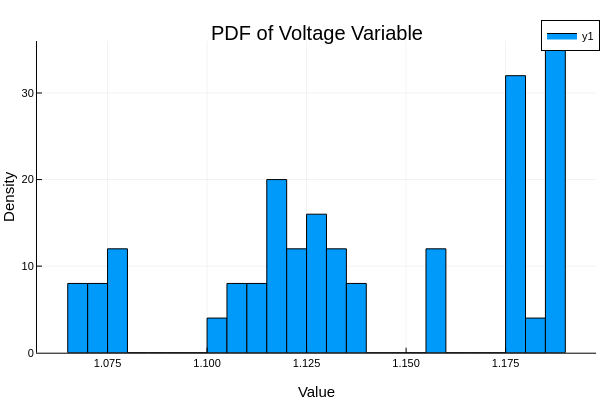

The cell this chart's notebook holds for it:
### Code cell
histogram(v_tot; bins=50, normalize=:pdf, title="PDF of Voltage Variable", xlabel="Value", ylabel="Density")

### Figure 1 — Plotly figure (JSON) as saved in the notebook; plotly's stock layout.template omitted (floating-point values rounded to 4 significant figures)
{"data": [{"fill": "tozeroy", "fillcolor": "rgba(0, 154, 250, 1.000)", "legendgroup": "y1", "line": {"color": "rgba(0, 0, 0, 1.000)", "dash": "solid", "width": 1}, "mode": "lines", "name": "y1", "showlegend": true, "type": "scatter", "x": [1.065, 1.065, 1.07, 1.07, 1.065, 1.065], "xaxis": "x1", "y": [8, 0, 0, 8, 8, 8], "yaxis": "y1"}, {"fill": "tozeroy", "fillcolor": "rgba(0, 154, 250, 1.000)", "legendgroup": "y1", "line": {"color": "rgba(0, 0, 0, 1.000)", "dash": "solid", "width": 1}, "mode": "lines", "name": "y1", "showlegend": false, "type": "scatter", "x": [1.07, 1.07, 1.075, 1.075, 1.07, 1.07], "xaxis": "x1", "y": [8, 0, 0, 8, 8, 8], "yaxis": "y1"}, {"fill": "tozeroy", "fillcolor": "rgba(0, 154, 250, 1.000)", "legendgroup": "y1", "line": {"color": "rgba(0, 0, 0, 1.000)", "dash": "solid", "width": 1}, "mode": "lines", "name": "y1", "showlegend": false, "type": "scatter", "x": [1.075, 1.075, 1.08, 1.08, 1.075, 1.075], "xaxis": "x1", "y": [12, 0, 0, 12, 12, 12], "yaxis": "y1"}, {"fill": "tozeroy", "fillcolor": "rgba(0, 154, 250, 1.000)", "legendgroup": "y1", "line": {"color": "rgba(0, 0, 0, 1.000)", "dash": "solid", "width": 1}, "mode": "lines", "name": "y1", "showlegend": false, "type": "scatter", "x": [1.08, 1.08, 1.085, 1.085, 1.08, 1.08], "xaxis": "x1", "y": [0, 0, 0, 0, 0, 0], "yaxis": "y1"}, {"fill": "tozeroy", "fillcolor": "rgba(0, 154, 250, 1.000)", "legendgroup": "y1", "line": {"color": "rgba(0, 0, 0, 1.000)", "dash": "solid", "width": 1}, "mode": "lines", "name": "y1", "showlegend": false, "type": "scatter", "x": [1.085, 1.085, 1.09, 1.09, 1.085, 1.085], "xaxis": "x1", "y": [0, 0, 0, 0, 0, 0], "yaxis": "y1"}, {"fill": "tozeroy", "fillcolor": "rgba(0, 154, 250, 1.000)", "legendgroup": "y1", "line": {"color": "rgba(0, 0, 0, 1.000)", "dash": "solid", "width": 1}, "mode": "lines", "name": "y1", "showlegend": false, "type": "scatter", "x": [1.09, 1.09, 1.095, 1.095, 1.09, 1.09], "xaxis": "x1", "y": [0, 0, 0, 0, 0, 0], "yaxis": "y1"}, {"fill": "tozeroy", "fillcolor": "rgba(0, 154, 250, 1.000)", "legendgroup": "y1", "line": {"color": "rgba(0, 0, 0, 1.000)", "dash": "solid", "width": 1}, "mode": "lines", "name": "y1", "showlegend": false, "type": "scatter", "x": [1.095, 1.095, 1.1, 1.1, 1.095, 1.095], "xaxis": "x1", "y": [0, 0, 0, 0, 0, 0], "yaxis": "y1"}, {"fill": "tozeroy", "fillcolor": "rgba(0, 154, 250, 1.000)", "legendgroup": "y1", "line": {"color": "rgba(0, 0, 0, 1.000)", "dash": "solid", "width": 1}, "mode": "lines", "name": "y1", "showlegend": false, "type": "scatter", "x": [1.1, 1.1, 1.105, 1.105, 1.1, 1.1], "xaxis": "x1", "y": [4, 0, 0, 4, 4, 4], "yaxis": "y1"}, {"fill": "tozeroy", "fillcolor": "rgba(0, 154, 250, 1.000)", "legendgroup": "y1", "line": {"color": "rgba(0, 0, 0, 1.000)", "dash": "solid", "width": 1}, "mode": "lines", "name": "y1", "showlegend": false, "type": "scatter", "x": [1.105, 1.105, 1.11, 1.11, 1.105, 1.105], "xaxis": "x1", "y": [8, 0, 0, 8, 8, 8], "yaxis": "y1"}, {"fill": "tozeroy", "fillcolor": "rgba(0, 154, 250, 1.000)", "legendgroup": "y1", "line": {"color": "rgba(0, 0, 0, 1.000)", "dash": "solid", "width": 1}, "mode": "lines", "name": "y1", "showlegend": false, "type": "scatter", "x": [1.11, 1.11, 1.115, 1.115, 1.11, 1.11], "xaxis": "x1", "y": [8, 0, 0, 8, 8, 8], "yaxis": "y1"}, {"fill": "tozeroy", "fillcolor": "rgba(0, 154, 250, 1.000)", "legendgroup": "y1", "line": {"color": "rgba(0, 0, 0, 1.000)", "dash": "solid", "width": 1}, "mode": "lines", "name": "y1", "showlegend": false, "type": "scatter", "x": [1.115, 1.115, 1.12, 1.12, 1.115, 1.115], "xaxis": "x1", "y": [20, 0, 0, 20, 20, 20], "yaxis": "y1"}, {"fill": "tozeroy", "fillcolor": "rgba(0, 154, 250, 1.000)", "legendgroup": "y1", "line": {"color": "rgba(0, 0, 0, 1.000)", "dash": "solid", "width": 1}, "mode": "lines", "name": "y1", "showlegend": false, "type": "scatter", "x": [1.12, 1.12, 1.125, 1.125, 1.12, 1.12], "xaxis": "x1", "y": [12, 0, 0, 12, 12, 12], "yaxis": "y1"}, {"fill": "tozeroy", "fillcolor": "rgba(0, 154, 250, 1.000)", "legendgroup": "y1", "line": {"color": "rgba(0, 0, 0, 1.000)", "dash": "solid", "width": 1}, "mode": "lines", "name": "y1", "showlegend": false, "type": "scatter", "x": [1.125, 1.125, 1.13, 1.13, 1.125, 1.125], "xaxis": "x1", "y": [16, 0, 0, 16, 16, 16], "yaxis": "y1"}, {"fill": "tozeroy", "fillcolor": "rgba(0, 154, 250, 1.000)", "legendgroup": "y1", "line": {"color": "rgba(0, 0, 0, 1.000)", "dash": "solid", "width": 1}, "mode": "lines", "name": "y1", "showlegend": false, "type": "scatter", "x": [1.13, 1.13, 1.135, 1.135, 1.13, 1.13], "xaxis": "x1", "y": [12, 0, 0, 12, 12, 12], "yaxis": "y1"}, {"fill": "tozeroy", "fillcolor": "rgba(0, 154, 250, 1.000)", "legendgroup": "y1", "line": {"color": "rgba(0, 0, 0, 1.000)", "dash": "solid", "width": 1}, "mode": "lines", "name": "y1", "showlegend": false, "type": "scatter", "x": [1.135, 1.135, 1.14, 1.14, 1.135, 1.135], "xaxis": "x1", "y": [8, 0, 0, 8, 8, 8], "yaxis": "y1"}, {"fill": "tozeroy", "fillcolor": "rgba(0, 154, 250, 1.000)", "legendgroup": "y1", "line": {"color": "rgba(0, 0, 0, 1.000)", "dash": "solid", "width": 1}, "mode": "lines", "name": "y1", "showlegend": false, "type": "scatter", "x": [1.14, 1.14, 1.145, 1.145, 1.14, 1.14], "xaxis": "x1", "y": [0, 0, 0, 0, 0, 0], "yaxis": "y1"}, {"fill": "tozeroy", "fillcolor": "rgba(0, 154, 250, 1.000)", "legendgroup": "y1", "line": {"color": "rgba(0, 0, 0, 1.000)", "dash": "solid", "width": 1}, "mode": "lines", "name": "y1", "showlegend": false, "type": "scatter", "x": [1.145, 1.145, 1.15, 1.15, 1.145, 1.145], "xaxis": "x1", "y": [0, 0, 0, 0, 0, 0], "yaxis": "y1"}, {"fill": "tozeroy", "fillcolor": "rgba(0, 154, 250, 1.000)", "legendgroup": "y1", "line": {"color": "rgba(0, 0, 0, 1.000)", "dash": "solid", "width": 1}, "mode": "lines", "name": "y1", "showlegend": false, "type": "scatter", "x": [1.15, 1.15, 1.155, 1.155, 1.15, 1.15], "xaxis": "x1", "y": [0, 0, 0, 0, 0, 0], "yaxis": "y1"}, {"fill": "tozeroy", "fillcolor": "rgba(0, 154, 250, 1.000)", "legendgroup": "y1", "line": {"color": "rgba(0, 0, 0, 1.000)", "dash": "solid", "width": 1}, "mode": "lines", "name": "y1", "showlegend": false, "type": "scatter", "x": [1.155, 1.155, 1.16, 1.16, 1.155, 1.155], "xaxis": "x1", "y": [12, 0, 0, 12, 12, 12], "yaxis": "y1"}, {"fill": "tozeroy", "fillcolor": "rgba(0, 154, 250, 1.000)", "legendgroup": "y1", "line": {"color": "rgba(0, 0, 0, 1.000)", "dash": "solid", "width": 1}, "mode": "lines", "name": "y1", "showlegend": false, "type": "scatter", "x": [1.16, 1.16, 1.165, 1.165, 1.16, 1.16], "xaxis": "x1", "y": [0, 0, 0, 0, 0, 0], "yaxis": "y1"}, {"fill": "tozeroy", "fillcolor": "rgba(0, 154, 250, 1.000)", "legendgroup": "y1", "line": {"color": "rgba(0, 0, 0, 1.000)", "dash": "solid", "width": 1}, "mode": "lines", "name": "y1", "showlegend": false, "type": "scatter", "x": [1.165, 1.165, 1.17, 1.17, 1.165, 1.165], "xaxis": "x1", "y": [0, 0, 0, 0, 0, 0], "yaxis": "y1"}, {"fill": "tozeroy", "fillcolor": "rgba(0, 154, 250, 1.000)", "legendgroup": "y1", "line": {"color": "rgba(0, 0, 0, 1.000)", "dash": "solid", "width": 1}, "mode": "lines", "name": "y1", "showlegend": false, "type": "scatter", "x": [1.17, 1.17, 1.175, 1.175, 1.17, 1.17], "xaxis": "x1", "y": [0, 0, 0, 0, 0, 0], "yaxis": "y1"}, {"fill": "tozeroy", "fillcolor": "rgba(0, 154, 250, 1.000)", "legendgroup": "y1", "line": {"color": "rgba(0, 0, 0, 1.000)", "dash": "solid", "width": 1}, "mode": "lines", "name": "y1", "showlegend": false, "type": "scatter", "x": [1.175, 1.175, 1.18, 1.18, 1.175, 1.175], "xaxis": "x1", "y": [32, 0, 0, 32, 32, 32], "yaxis": "y1"}, {"fill": "tozeroy", "fillcolor": "rgba(0, 154, 250, 1.000)", "legendgroup": "y1", "line": {"color": "rgba(0, 0, 0, 1.000)", "dash": "solid", "width": 1}, "mode": "lines", "name": "y1", "showlegend": false, "type": "scatter", "x": [1.18, 1.18, 1.185, 1.185, 1.18, 1.18], "xaxis": "x1", "y": [4, 0, 0, 4, 4, 4], "yaxis": "y1"}, {"fill": "tozeroy", "fillcolor": "rgba(0, 154, 250, 1.000)", "legendgroup": "y1", "line": {"color": "rgba(0, 0, 0, 1.000)", "dash": "solid", "width": 1}, "mode": "lines", "name": "y1", "showlegend": false, "type": "scatter", "x": [1.185, 1.185, 1.19, 1.19, 1.185, 1.185], "xaxis": "x1", "y": [36, 0, 0, 36, 36, 36], "yaxis": "y1"}, {"colorbar": {"len": 0.8657, "title": "", "x": 0.9934, "y": 0.5087}, "legendgroup": "y1", "marker": {"color": "rgba(0, 154, 250, 0.000)", "line": {"color": "rgba(0, 0, 0, 0.000)", "width": 1}, "size": 0, "symbol": "circle"}, "mode": "markers", "name": "y1", "showlegend": false, "type": "scatter", "x": [1.067, 1.073, 1.078, 1.083, 1.087, 1.093, 1.098, 1.103, 1.107, 1.113, 1.118, 1.123, 1.127, 1.132, 1.137, 1.143, 1.147, 1.152, 1.157, 1.163, 1.167, 1.172, 1.177, 1.183, 1.188], "xaxis": "x", "y": [8, 8, 12, 0, 0, 0, 0, 4, 8, 8, 20, 12, 16, 12, 8, 0, 0, 0, 12, 0, 0, 0, 32, 4, 36], "yaxis": "y"}], "layout": {"annotations": [{"font": {"color": "rgba(0, 0, 0, 1.000)", "family": "sans-serif", "size": 20}, "rotation": 0, "showarrow": false, "text": "PDF of Voltage Variable", "x": 0.5275, "xanchor": "center", "xref": "paper", "y": 1, "yanchor": "top", "yref": "paper"}], "height": 400, "legend": {"bgcolor": "rgba(255, 255, 255, 1.000)", "bordercolor": "rgba(0, 0, 0, 1.000)", "borderwidth": 1, "font": {"color": "rgba(0, 0, 0, 1.000)", "family": "sans-serif", "size": 11}, "title": {"font": {"color": "rgba(0, 0, 0, 1.000)", "family": "sans-serif", "size": 15}, "text": ""}, "tracegroupgap": 0, "traceorder": "normal", "x": 1, "xanchor": "auto", "y": 1, "yanchor": "auto"}, "margin": {"b": 20, "l": 0, "r": 0, "t": 20}, "paper_bgcolor": "rgba(255, 255, 255, 1.000)", "plot_bgcolor": "rgba(255, 255, 255, 1.000)", "showlegend": true, "width": 600, "xaxis": {"anchor": "y", "domain": [0.06165, 0.9934], "gridcolor": "rgba(0, 0, 0, 0.100)", "gridwidth": 0.5, "linecolor": "rgba(0, 0, 0, 1.000)", "mirror": false, "range": [1.057, 1.198], "showgrid": true, "showline": true, "showticklabels": true, "tickangle": 0, "tickcolor": "rgb(0, 0, 0)", "tickfont": {"color": "rgba(0, 0, 0, 1.000)", "family": "sans-serif", "size": 11}, "tickmode": "array", "ticks": "inside", "ticktext": ["1.075", "1.100", "1.125", "1.150", "1.175"], "tickvals": [1.075, 1.1, 1.125, 1.15, 1.175], "title": "Value", "titlefont": {"color": "rgba(0, 0, 0, 1.000)", "family": "sans-serif", "size": 15}, "type": "-", "visible": true, "zeroline": false, "zerolinecolor": "rgba(0, 0, 0, 1.000)"}, "yaxis": {"anchor": "x", "domain": [0.07581, 0.9415], "gridcolor": "rgba(0, 0, 0, 0.100)", "gridwidth": 0.5, "linecolor": "rgba(0, 0, 0, 1.000)", "mirror": false, "range": [0, 36], "showgrid": true, "showline": true, "showticklabels": true, "tickangle": 0, "tickcolor": "rgb(0, 0, 0)", "tickfont": {"color": "rgba(0, 0, 0, 1.000)", "family": "sans-serif", "size": 11}, "tickmode": "array", "ticks": "inside", "ticktext": ["0", "10", "20", "30"], "tickvals": [0, 10, 20, 30], "title": "Density", "titlefont": {"color": "rgba(0, 0, 0, 1.000)", "family": "sans-serif", "size": 15}, "type": "-", "visible": true, "zeroline": false, "zerolinecolor": "rgba(0, 0, 0, 1.000)"}}}
